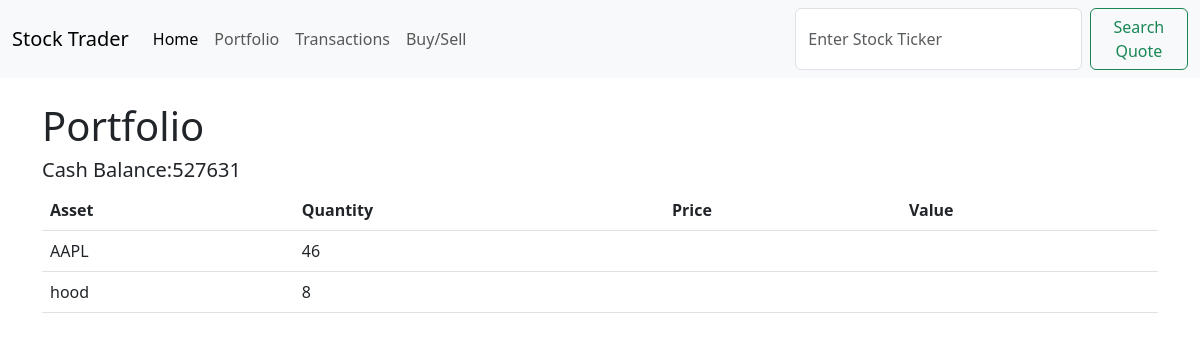
Page /portfolio on the earlier database version.
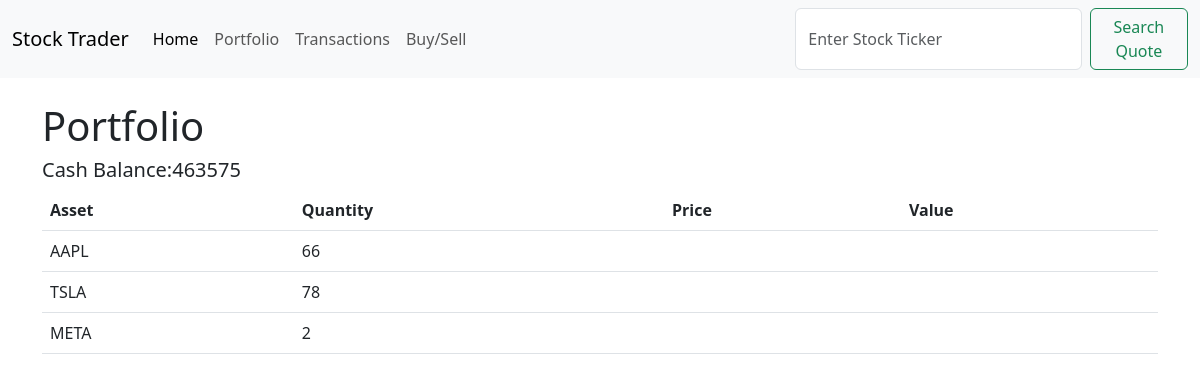
Same page on the later database version.
### trading/models.py (models this page shows)
class Position(models.Model):
    asset = models.CharField(max_length=4)
    quantity = models.IntegerField(null=True)
    def __str__(self):
        return self.asset

### trading/views.py (the view)
# urls.py: path('portfolio', views.portfolio, name = "portfolio"),
def portfolio(request):
    balance = Balance.objects.get(pk=1).cash
    portfolio = Position.objects.all()
    for stock in portfolio:
       stock_data = yahooFinance.Ticker(stock.asset)
       stock_price = stock_data.info['currentPrice']
       stock.price = stock_price
       stock.value = stock_price * stock.quantity
    return render(request, 'portfolio.html', {'portfolio' : portfolio, 'balance': balance})

### trading/templates/portfolio.html
{% extends 'base.html' %}
{% block content %}
<h1>Portfolio</h1>
<h5>Cash Balance:{{balance}}</h5>
<table class="table">
  <thead>
    <tr>
      <th scope="col">Asset</th>
      <th scope="col">Quantity</th>
      <th scope="col">Price</th>
      <th scope="col">Value</th>
    </tr>
  </thead>
  <tbody>
    {% for stock in portfolio %}
    <tr>
      <td>{{stock}}</td>
      <td>{{stock.quantity}}</td>
      <td>{{stock.price}}</td>
      <td>{{stock.value}}</td>
    </tr>
    {% endfor %}
  </tbody>
</table>
{% endblock %}

### trading/templates/base.html (shortened to what this page needs)
<!doctype html>
<html lang="en">
  <head>
    <link href="https://cdn.jsdelivr.net/npm/bootstrap@5.3.0/dist/css/bootstrap.min.css" rel="stylesheet">
  </head>
  <body>
    <nav class="navbar navbar-expand-lg bg-body-tertiary">
  <div class="container-fluid">
    <a class="navbar-brand" href="#">Stock Trader</a>
    <div class="collapse navbar-collapse" id="navbarSupportedContent">
      <ul class="navbar-nav me-auto mb-2 mb-lg-0">
        <li class="nav-item">
          <a class="nav-link active" aria-current="page" href= "{% url 'home' %}">Home</a>
        </li>
        <li class="nav-item">
          <a class="nav-link" href= "{% url 'portfolio' %}" >Portfolio</a>
        </li>
        <li class="nav-item dropdown">
            <a class="nav-link" href= "{% url 'transaction' %}" >Transactions</a>
        </li>
        <li class="nav-item">
          <a class="nav-link" href="{% url 'buy' %}">Buy/Sell</a>
        </li>
      </ul>
      <form action = "{% url 'home' %}" class= "d-flex" method = "POST" role="search">
        <input class="form-control me-2" type="search" placeholder="Enter Stock Ticker" aria-label="Search" name = "ticker">
        <button class="btn btn-outline-success" type="submit">Search Quote</button>
      </form>
    </div>
  </div>
</nav>
    <div class = "container">
        {% block content %}
        {% endblock %}
    </div>
  </body>
</html>

Differences in the rows shown:
removed Position: asset "hood", quantity "8"
changed Position "AAPL": quantity "46" → "66"
added Position: asset "TSLA", quantity "78"
added Position: asset "META", quantity "2"
Other differences:
{{ balance }}: "527631" → "463575"
